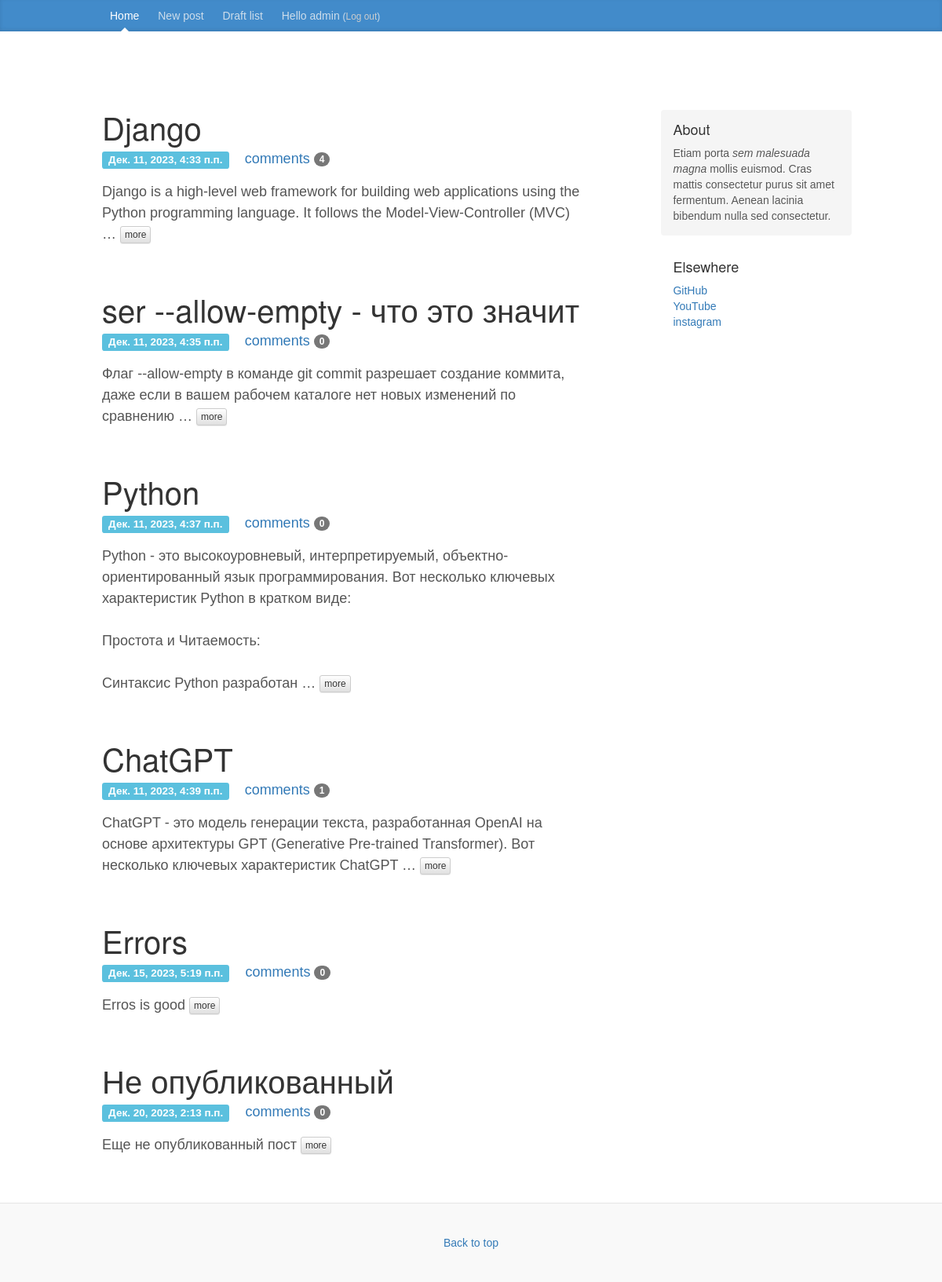
Page /blog/ (signed in) on the committed database.
### blog/models.py (models this page shows, shortened)
class Post(models.Model):
    author = models.ForeignKey(settings.AUTH_USER_MODEL, on_delete=models.CASCADE)
    title = models.CharField(max_length=200)
    text = models.TextField()
    created_date = models.DateTimeField(default=timezone.now)
    published_date = models.DateTimeField(blank=True, null=True)
    def approved_comments(self):
        return self.comments.filter(approved_comment=True)

### blog/views.py (the view)
# urls.py: path('blog/', views.post_list, name='post_list'),
def post_list(request):
    posts = Post.objects.filter(published_date__lte=timezone.now()).order_by('published_date')
    return render(request, 'blog/post_list.html', {'posts': posts})

### blog/templates/blog/post_list.html (shortened to what this page needs)
{% extends 'blog/base.html' %}
{% block content %}
    {% for post in posts %}
        <div class="blog-post">
            <a class="tit" href="{% url 'post_detail' pk=post.pk %}"><h2 class="blog-post-title">{{ post.title }}</h2></a>
            <span class="label label-info">{{ post.published_date }}</span><a style="margin: 0 0 0 20px;" href="{% url 'post_detail' pk=post.pk %}">comments <span class="badge">{{ post.approved_comments.count }}</span></a>
            <div style="margin: 15px 0;">{{ post.text|linebreaksbr|truncatewords:20 }} <a class="btn btn-xs btn-default" href="{% url 'post_detail' pk=post.pk %}"> more </a></div>
        </div>
    {% endfor %}
{% endblock %}

### blog/templates/blog/base.html (shortened to what this page needs)
{% load static %}
<!DOCTYPE html>
<html lang="en">
  <head>
    <link rel="stylesheet" href="//maxcdn.bootstrapcdn.com/bootstrap/3.2.0/css/bootstrap.min.css">
    <link rel="stylesheet" href="//maxcdn.bootstrapcdn.com/bootstrap/3.2.0/css/bootstrap-theme.min.css">
    <link rel="stylesheet" href="{% static 'css/blog.css' %}">
  </head>
  <body>
    <div class="blog-masthead">
      <div class="container">
        <nav class="blog-nav">
          <a class="blog-nav-item active" href="/blog/">Home</a>
          {% if user.is_authenticated %}<a class="blog-nav-item" href="{% url 'post_new' %}">New post</a>
          <a class="blog-nav-item" href="{% url 'post_draft_list' %}">Draft list</a>
          <span class="blog-nav-item" >Hello {{ user.username }} <small>(<a style="color:#ccc" href="{% url 'logout' %}">Log out</a>)</small></span>
          {% else %}<a class="blog-nav-item" href="{% url 'login' %}">Login</a>{% endif %}
        </nav>
      </div>
    </div>
    <div class="container">
      <div style="height:100px;"></div>
      <div class="row">
        <div class="col-sm-8 blog-main">
            {% block content %}
            {% endblock %}
        </div>
        <div class="col-sm-3 col-sm-offset-1 blog-sidebar">
          <div class="sidebar-module sidebar-module-inset" style="text-shadow:#fff 1px 1px 0;">
            <h4>About</h4>
            <p>Etiam porta <em>sem malesuada magna</em> mollis euismod. Cras mattis consectetur purus sit amet fermentum. Aenean lacinia bibendum nulla sed consectetur.</p>
          </div>
          <div class="sidebar-module">
            <h4>Elsewhere</h4>
            <ol class="list-unstyled">
              <li><a href="https://github.com/shliamb">GitHub</a></li>
              <li><a href="https://www.youtube.com/@onermaster">YouTube</a></li>
              <li><a href="https://www.instagram.com/1rmaster/">instagram</a></li>
            </ol>
          </div>
        </div>
      </div>
    </div>
    <div class="blog-footer">
      <p>
        <a href="#">Back to top</a>
      </p>
    </div>
  </body>
</html>

### blog/static/css/blog.css (style rules this page uses)
body { font-family: sans-serif; color: #555; }
h1, .h1, h2, .h2, h3, .h3, h4, .h4, h5, .h5, h6, .h6 { margin-top: 0; font-family: "Helvetica Neue", Helvetica, Arial, sans-serif; font-weight: normal; color: #333; }
@media (min-width: 1200px) { .container { width: 970px; } }
.blog-masthead { background-color: #428bca; -webkit-box-shadow: inset 0 -2px 5px rgba(0,0,0,.1); box-shadow: inset 0 -2px 5px rgba(0,0,0,.1); }
.blog-nav-item { position: relative; display: inline-block; padding: 10px; font-weight: 500; color: #cdddeb; }
.blog-nav .active { color: #fff; }
.blog-nav .active:after { position: absolute; bottom: 0; left: 50%; width: 0; height: 0; margin-left: -5px; vertical-align: middle; content: " "; border-right: 5px solid transparent; border-bottom: 5px solid; border-left: 5px solid transparent; }
.blog-main { font-size: 18px; line-height: 1.5; }
.sidebar-module { padding: 15px; margin: 0 -15px 15px; }
.sidebar-module-inset { padding: 15px; background-color: #f5f5f5; border-radius: 4px; }
.sidebar-module-inset p:last-child, .sidebar-module-inset ul:last-child, .sidebar-module-inset ol:last-child { margin-bottom: 0; }
.blog-post { margin-bottom: 60px; }
.blog-post-title { margin-bottom: 5px; font-size: 40px; }
.blog-footer { padding: 40px 0; color: #999; text-align: center; background-color: #f9f9f9; border-top: 1px solid #e5e5e5; }
.blog-footer p:last-child { margin-bottom: 0; }

### rows in the picture
Post: title "Django", published_date "Дек. 11, 2023, 4:33 п.п.", approved_comments.count "4", text "Django is a high-level web framework for building web applications using the Python programming language. It follows the Model-View-Controller (MVC) …"
Post: title "ser --allow-empty - что это значит", published_date "Дек. 11, 2023, 4:35 п.п.", approved_comments.count "0", text "Флаг --allow-empty в команде git commit разрешает создание коммита, даже если в вашем рабочем каталоге нет новых изменений по сравнению …"
Post: title "Python", published_date "Дек. 11, 2023, 4:37 п.п.", approved_comments.count "0", text "Python - это высокоуровневый, интерпретируемый, объектно-ориентированный язык программирования. Вот несколько ключевых характеристик Python в кратком виде: Простота и Читаемость: Синтаксис Python разработан …"
Post: title "ChatGPT", published_date "Дек. 11, 2023, 4:39 п.п.", approved_comments.count "1", text "ChatGPT - это модель генерации текста, разработанная OpenAI на основе архитектуры GPT (Generative Pre-trained Transformer). Вот несколько ключевых характеристик ChatGPT …"
Post: title "Errors", published_date "Дек. 15, 2023, 5:19 п.п.", approved_comments.count "0", text "Erros is good"
Post: title "Не опубликованный", published_date "Дек. 20, 2023, 2:13 п.п.", approved_comments.count "0", text "Еще не опубликованный пост"

### other values in the picture
{{ user.username }} "admin"
